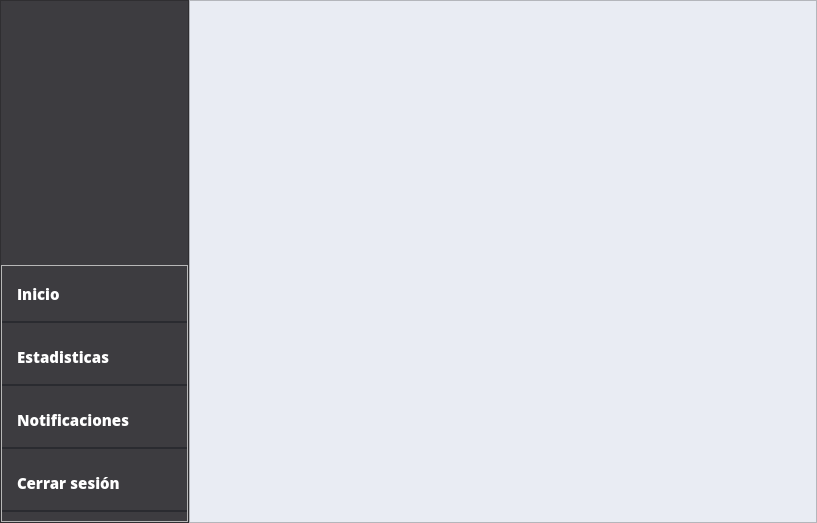
<?xml version="1.0" encoding="UTF-8"?>
<ui version="4.0">
 <class>MainWindow</class>
 <widget class="QMainWindow" name="MainWindow">
  <property name="geometry">
   <rect>
    <x>0</x>
    <y>0</y>
    <width>817</width>
    <height>523</height>
   </rect>
  </property>
  <property name="windowTitle">
   <string>MainWindow</string>
  </property>
  <widget class="QWidget" name="centralwidget">
   <property name="font">
    <font>
     <family>Open Sans</family>
    </font>
   </property>
   <property name="styleSheet">
    <string notr="true"/>
   </property>
   <layout class="QHBoxLayout">
    <property name="spacing">
     <number>0</number>
    </property>
    <property name="sizeConstraint">
     <enum>QLayout::SetMinAndMaxSize</enum>
    </property>
    <property name="leftMargin">
     <number>0</number>
    </property>
    <property name="topMargin">
     <number>0</number>
    </property>
    <property name="rightMargin">
     <number>0</number>
    </property>
    <property name="bottomMargin">
     <number>0</number>
    </property>
    <item>
     <widget class="QFrame" name="menu">
      <property name="sizePolicy">
       <sizepolicy hsizetype="MinimumExpanding" vsizetype="Preferred">
        <horstretch>3</horstretch>
        <verstretch>0</verstretch>
       </sizepolicy>
      </property>
      <property name="styleSheet">
       <string notr="true">#menu{
background:rgb(61,60,64);
padding:0px;
}
</string>
      </property>
      <property name="frameShape">
       <enum>QFrame::StyledPanel</enum>
      </property>
      <property name="frameShadow">
       <enum>QFrame::Raised</enum>
      </property>
      <layout class="QVBoxLayout" name="verticalLayout_2">
       <property name="leftMargin">
        <number>0</number>
       </property>
       <property name="topMargin">
        <number>0</number>
       </property>
       <property name="rightMargin">
        <number>0</number>
       </property>
       <property name="bottomMargin">
        <number>0</number>
       </property>
       <item>
        <widget class="QLabel" name="label">
         <property name="sizePolicy">
          <sizepolicy hsizetype="Preferred" vsizetype="MinimumExpanding">
           <horstretch>0</horstretch>
           <verstretch>5</verstretch>
          </sizepolicy>
         </property>
         <property name="text">
          <string/>
         </property>
         <property name="textFormat">
          <enum>Qt::PlainText</enum>
         </property>
         <property name="pixmap">
          <pixmap>Recurso 4.png</pixmap>
         </property>
         <property name="alignment">
          <set>Qt::AlignCenter</set>
         </property>
         <property name="wordWrap">
          <bool>false</bool>
         </property>
         <property name="margin">
          <number>0</number>
         </property>
         <property name="indent">
          <number>1</number>
         </property>
        </widget>
       </item>
       <item>
        <widget class="QFrame" name="frame">
         <property name="sizePolicy">
          <sizepolicy hsizetype="Preferred" vsizetype="MinimumExpanding">
           <horstretch>0</horstretch>
           <verstretch>5</verstretch>
          </sizepolicy>
         </property>
         <property name="styleSheet">
          <string notr="true">QPushButton{

border: 2px solid #2A2B30;
border-right:none;
border-left:none;
border-top:none;
background:#3D3C40;
margin:0;
color:white;
font-size:15px;
font-weight:800;
text-align:left;
padding-left:15px;
}
</string>
         </property>
         <property name="frameShape">
          <enum>QFrame::StyledPanel</enum>
         </property>
         <property name="frameShadow">
          <enum>QFrame::Raised</enum>
         </property>
         <layout class="QVBoxLayout" name="verticalLayout_3">
          <property name="leftMargin">
           <number>0</number>
          </property>
          <property name="topMargin">
           <number>0</number>
          </property>
          <property name="rightMargin">
           <number>0</number>
          </property>
          <item>
           <widget class="QPushButton" name="pushButton">
            <property name="sizePolicy">
             <sizepolicy hsizetype="Preferred" vsizetype="MinimumExpanding">
              <horstretch>1</horstretch>
              <verstretch>2</verstretch>
             </sizepolicy>
            </property>
            <property name="font">
             <font>
              <family>Open Sans</family>
              <pointsize>-1</pointsize>
              <weight>99</weight>
              <bold>true</bold>
             </font>
            </property>
            <property name="text">
             <string>Inicio</string>
            </property>
           </widget>
          </item>
          <item>
           <widget class="QPushButton" name="pushButton_2">
            <property name="sizePolicy">
             <sizepolicy hsizetype="Preferred" vsizetype="MinimumExpanding">
              <horstretch>1</horstretch>
              <verstretch>2</verstretch>
             </sizepolicy>
            </property>
            <property name="font">
             <font>
              <family>Open Sans</family>
              <pointsize>-1</pointsize>
              <weight>99</weight>
              <bold>true</bold>
             </font>
            </property>
            <property name="cursor">
             <cursorShape>PointingHandCursor</cursorShape>
            </property>
            <property name="text">
             <string>Estadisticas</string>
            </property>
           </widget>
          </item>
          <item>
           <widget class="QPushButton" name="pushButton_3">
            <property name="sizePolicy">
             <sizepolicy hsizetype="Minimum" vsizetype="MinimumExpanding">
              <horstretch>0</horstretch>
              <verstretch>2</verstretch>
             </sizepolicy>
            </property>
            <property name="font">
             <font>
              <family>Open Sans</family>
              <pointsize>-1</pointsize>
              <weight>99</weight>
              <bold>true</bold>
             </font>
            </property>
            <property name="cursor">
             <cursorShape>PointingHandCursor</cursorShape>
            </property>
            <property name="text">
             <string>Notificaciones</string>
            </property>
           </widget>
          </item>
          <item>
           <widget class="QPushButton" name="pushButton_4">
            <property name="sizePolicy">
             <sizepolicy hsizetype="Minimum" vsizetype="MinimumExpanding">
              <horstretch>0</horstretch>
              <verstretch>2</verstretch>
             </sizepolicy>
            </property>
            <property name="font">
             <font>
              <family>Open Sans</family>
              <pointsize>-1</pointsize>
              <weight>99</weight>
              <bold>true</bold>
             </font>
            </property>
            <property name="cursor">
             <cursorShape>PointingHandCursor</cursorShape>
            </property>
            <property name="styleSheet">
             <string notr="true"/>
            </property>
            <property name="text">
             <string>Cerrar sesión</string>
            </property>
           </widget>
          </item>
         </layout>
        </widget>
       </item>
      </layout>
     </widget>
    </item>
    <item>
     <widget class="QFrame" name="central">
      <property name="sizePolicy">
       <sizepolicy hsizetype="MinimumExpanding" vsizetype="Preferred">
        <horstretch>10</horstretch>
        <verstretch>0</verstretch>
       </sizepolicy>
      </property>
      <property name="mouseTracking">
       <bool>false</bool>
      </property>
      <property name="styleSheet">
       <string notr="true">#central{
background:rgb(233,236,243);
}</string>
      </property>
      <property name="frameShape">
       <enum>QFrame::StyledPanel</enum>
      </property>
      <property name="frameShadow">
       <enum>QFrame::Raised</enum>
      </property>
     </widget>
    </item>
   </layout>
  </widget>
 </widget>
 <resources/>
 <connections/>
</ui>
